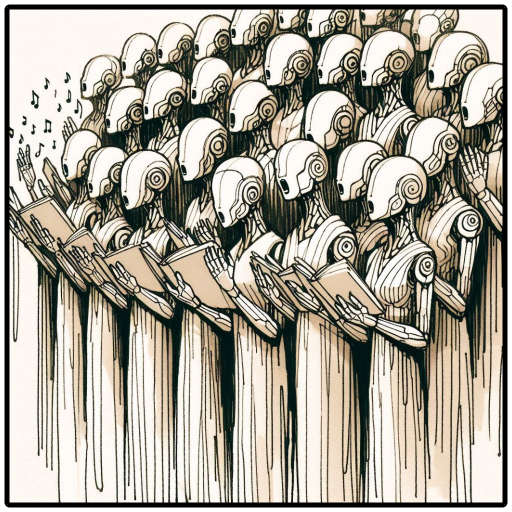
#> input picture ai-choir.png, 1024 x 1024 px (shown at 1/2 size)
$ python create_icons.py ai-choir.png
#> lines starting #> are read from the running program, lines starting #| are printed output that depends on the picture
#!/usr/bin/env python3
import os
import sys
from PIL import Image
import subprocess
import shutil

def create_ico(png_path, output_path):
    """Convert PNG to ICO format"""
#> called with png_path = 'ai-choir.png', output_path = 'icon.ico'
    img = Image.open(png_path)
#> img is the input picture: PIL image 1024x1024 RGBA; mean R, G, B, A 159.5, 154.8, 142.9, 246.1
    # ICO files typically contain multiple sizes
    sizes = [(16,16), (32,32), (48,48), (64,64), (128,128), (256,256)]
    img.save(output_path, format='ICO', sizes=sizes)

def create_icns(png_path, output_path):
    """Convert PNG to ICNS format for macOS"""
#> called with png_path = 'ai-choir.png', output_path = 'icon.icns'
    # Create temporary iconset directory
    iconset_dir = "icon.iconset"
    if os.path.exists(iconset_dir):
        shutil.rmtree(iconset_dir)
    os.makedirs(iconset_dir)

    # Generate different icon sizes
    img = Image.open(png_path)
    sizes = {
        "16x16": 16,
        "32x32": 32,
        "64x64": 64,
        "128x128": 128,
        "256x256": 256,
        "512x512": 512,
        "1024x1024": 1024
    }

    # Create all required sizes
    for size_name, size in sizes.items():
        resized = img.resize((size, size), Image.Resampling.LANCZOS)
        resized.save(f"{iconset_dir}/icon_{size_name}.png")
#> this loop made 7 passes
#> pass 1, in create_icns, `resized = img.resize((size, size), Image.Resampling.LANCZOS)`:
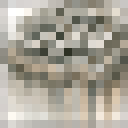
#> resized: PIL image 16x16 RGBA (shown 8 times larger); mean R, G, B, A 167.8, 162.9, 150.7, 248.1; transparent parts drawn white
#> pass 2, in create_icns, `resized = img.resize((size, size), Image.Resampling.LANCZOS)`:
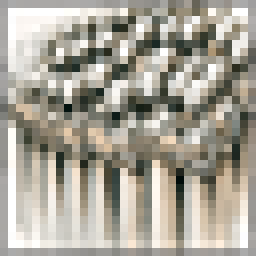
#> resized: PIL image 32x32 RGBA (shown 8 times larger); mean R, G, B, A 164.4, 159.8, 147.9, 247.3; transparent parts drawn white
#> pass 3, in create_icns, `resized = img.resize((size, size), Image.Resampling.LANCZOS)`:
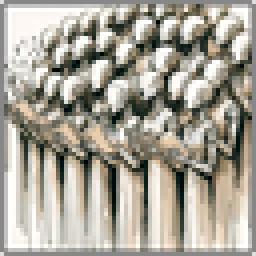
#> resized: PIL image 64x64 RGBA (shown 4 times larger); mean R, G, B, A 159.2, 154.6, 143, 246.4; transparent parts drawn white

    # Create the ICNS file using iconutil
    subprocess.run(["iconutil", "-c", "icns", iconset_dir, "-o", output_path])
#> (this line was passed over: subprocess is not available in this run)

    # Clean up
    shutil.rmtree(iconset_dir)

def main():
    if len(sys.argv) != 2:
        print("Usage: python create_icons.py <input_png>")
        sys.exit(1)

    png_path = sys.argv[1]
    if not os.path.exists(png_path):
        print(f"Error: File {png_path} does not exist")
        sys.exit(1)

    # Create ICO file
    create_ico(png_path, "icon.ico")
    print("Created icon.ico")

    # Create ICNS file
    create_icns(png_path, "icon.icns")
    print("Created icon.icns")

if __name__ == "__main__":
    main()
